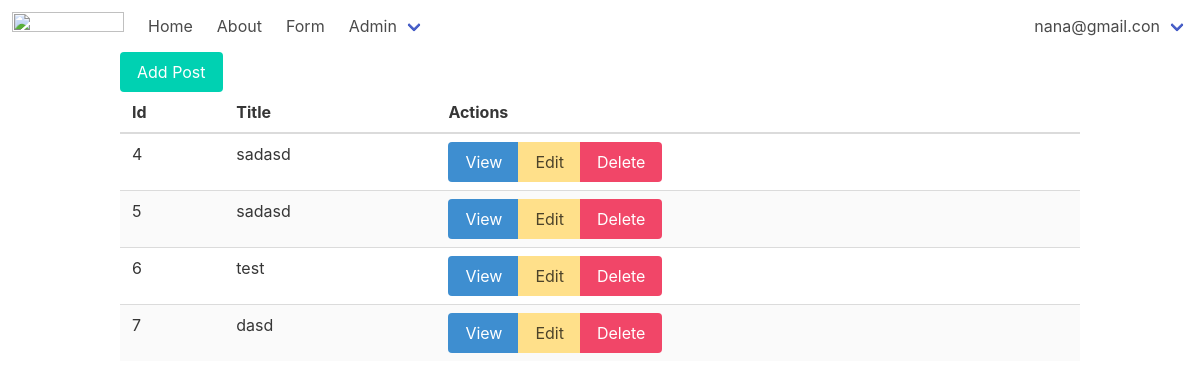
Page /admin/posts (signed in) on the committed database.
### tables this page shows
CREATE TABLE users
(
    id       integer
        constraint users_pk
            primary key autoincrement,
    email    text not null
        constraint users_pk2
            unique,
    password text not null
);

CREATE TABLE posts
(
    id    integer
        constraint posts_pk
            primary key autoincrement,
    title text,
    body  text
);

### helpers.php (called while the page is built, shortened)
<?php
function view($viewName, $variables=[]){
    extract($variables);
    include __DIR__ . "/views/$viewName.php";
}
function auth(){
    return User::auth();
}

### src/Controllers/PostsController.php (called while the page is built, shortened)
<?php
class PostsController
{
    public function index()
    {
        $posts = Post::all();
        view('posts/index', compact('posts'));
    }
}

### src/DB.php (called while the page is built, shortened)
<?php
class DB
{
    private $conn;
    public function __construct()
    {
        try {
            $this->conn = new PDO("sqlite:db.sqlite");
            $this->conn->setAttribute(PDO::ATTR_ERRMODE, PDO::ERRMODE_EXCEPTION);
        } catch (PDOException $e) {
            echo "Connection failed: " . $e->getMessage();
        }
    }
    public function all($tabel, $class)
    {
        $stmt = $this->conn->prepare("SELECT * FROM $tabel");
        $stmt->execute();
        $stmt->setFetchMode(PDO::FETCH_CLASS, $class);
        return $stmt->fetchAll();
    }
    public function find(string $tabel, string $class, $id)
    {
        $stmt = $this->conn->prepare("SELECT * FROM $tabel WHERE id=$id");
        $stmt->execute();
        $stmt->setFetchMode(PDO::FETCH_CLASS, $class);
        return $stmt->fetch();
    }
}

### src/Models/Model.php (called while the page is built, shortened)
<?php
class Model
{
    static $table;
    public static function all()
    {
        $db = new DB();
        return $db->all(static::$table, static::class);
    }
    public static function find($id)
    {
        $db = new DB();
        return $db->find(static::$table, static::class, $id);
    }
};

### src/Models/User.php (called while the page is built, shortened)
<?php
class User extends Model {
    public static function auth(){
        if(isset($_SESSION['user'])){
            return User::find($_SESSION['user']);
        }
        return false;
    }
}

### views/posts/index.php (the view)
<?php include __DIR__ . '/../partials/header.php' ?>
<div class="container">
    <a href="/admin/posts/create" class="button is-primary">Add Post</a>
    <table class="table is-fullwidth is-striped">
        <thead>
            <th>Id</th>
            <th>Title</th>
            <th>Actions</th>
        </thead>
        <tbody>
            <?php foreach ($posts as $post) : ?>
                <tr>
                    <td><?= $post->id ?></td>
                    <td><?= $post->title ?></td>
                    <td>
                        <div class="buttons has-addons">
                            <a href="/admin/posts/show?id=<?=$post->id?>" class="button is-info">View</a>
                            <a href="/admin/posts/edit?id=<?=$post->id?>" class="button is-warning">Edit</a>
                            <a href="/admin/posts/delete?id=<?=$post->id?>" class="button is-danger">Delete</a>
                        </div>
                    </td>
                </tr>
            <?php endforeach; ?>
        </tbody>
    </table>
</div>
<?php include __DIR__ . '/../partials/footer.php' ?>

### views/partials/nav.php (shortened to what this page needs)
<nav class="navbar" role="navigation" aria-label="main navigation">
  <div class="navbar-brand">
    <a class="navbar-item" href="/">
      <img src="https://bulma.io/images/bulma-logo.png" width="112" height="28">
    </a>
  </div>
  <div id="navbarBasicExample" class="navbar-menu">
    <div class="navbar-start">
      <a href="/" class="navbar-item">
        Home
      </a>
      <a href="/about" class="navbar-item">
        About
      </a>
      <a href="/form" class="navbar-item">
        Form
      </a>
      <div class="navbar-item has-dropdown is-hoverable">
        <a class="navbar-link">
          Admin
        </a>
      </div>
    </div>
    <div class="navbar-end">
      <?php if(auth()): ?>
        <div class="navbar-item has-dropdown is-hoverable">
        <a class="navbar-link">
          <?= auth()->email ?>
        </a>
      </div>
    <?php endif ?>
  </div>
</nav>

### rows in the picture
users: email "nana@gmail.con"
posts: id "4", title "sadasd"
posts: id "5", title "sadasd"
posts: id "6", title "test"
posts: id "7", title "dasd"
